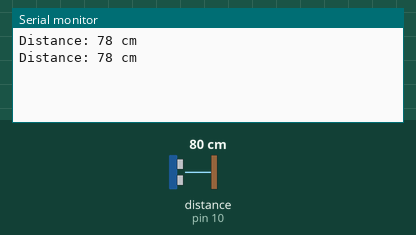
The sketch below on a simulated Arduino Uno, built with avr-gcc and run on an emulated ATmega328P. Shown: the last lines printed to the serial monitor. Wiring (inferred from the names in the program): ultrasonic range finder: trigger pin 9; echo pin 10. The inputs (shaded band) are chosen by the test bench; at power-on: distance to the obstacle (sensor on pin 10) 80 cm. The echo pulse lasts 58.3 µs per cm.

Above: at 1.8 s.
1.9 s: distance to the obstacle (sensor on pin 10) set to 2 cm
At 2.6 s:
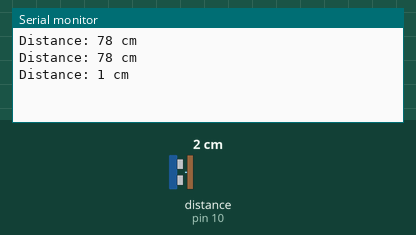
3.4 s: distance to the obstacle (sensor on pin 10) set to 4 cm
At 4.8 s:
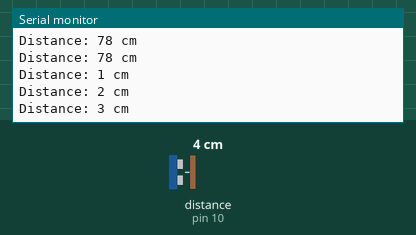
Timing chart, 0 to 6.4 s (numbered marks = the images above; inputs shaded):
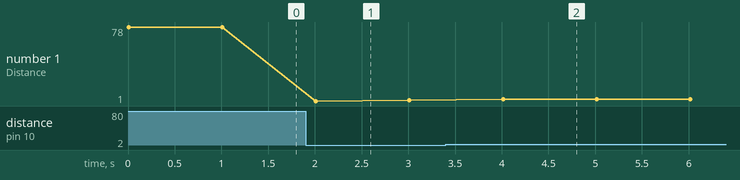

Measured:
- after the input at 1.9 s, the serial monitor: prints a new line after 0.11 s (image 1)
- after the input at 3.4 s, the serial monitor: prints a new line after 0.61 s (image 2)
- plotted number 1: 78 → 2 after the input at 1.9 s, 2 → 3 after the input at 3.4 s

The sketch:

ardino_sro4m.ino
```cpp
//ardino uno with AJ-SRO4M sensor module code working

#define TRIG_PIN 9
#define ECHO_PIN 10

void setup() {
  Serial.begin(9600);
  pinMode(TRIG_PIN, OUTPUT);
  pinMode(ECHO_PIN, INPUT);
}

void loop() {
  // Send a 10µs HIGH pulse to the TRIG pin
  digitalWrite(TRIG_PIN, LOW);
  delayMicroseconds(2);
  digitalWrite(TRIG_PIN, HIGH);
  delayMicroseconds(10);
  digitalWrite(TRIG_PIN, LOW);

  // Read the ECHO pin and calculate distance in centimeters
  long duration = pulseIn(ECHO_PIN, HIGH);

  // Check if we are receiving any pulse duration
  if (duration > 0) {
    int distance = duration * 0.034 / 2; // Convert to cm
    Serial.print("Distance: ");
    Serial.print(distance);
    Serial.println(" cm");
  } else {
    Serial.println("No echo received!");
  }

  delay(1000); // Wait for a second before the next reading
}
```
